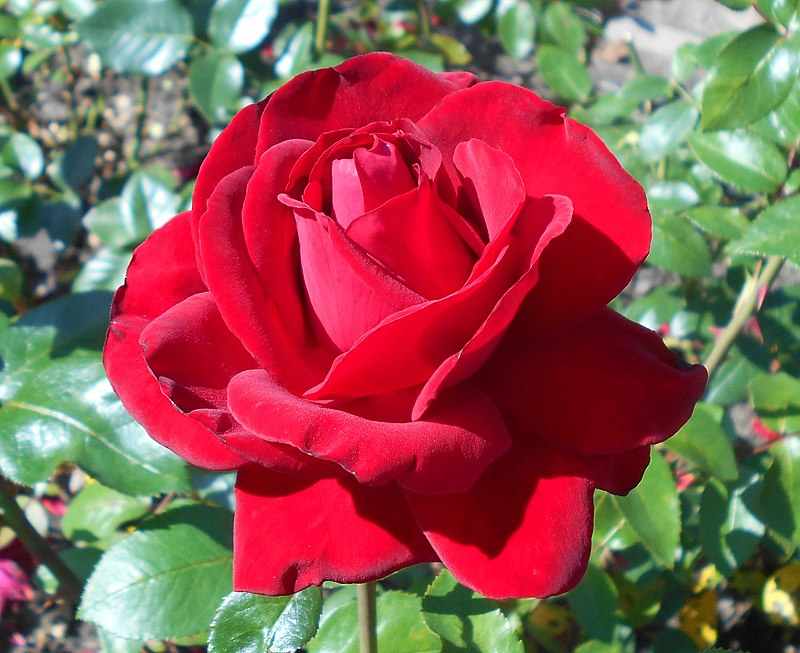
#> input picture Image Processing/standard_test_images/rose.png, 800 x 653 px
$ python fuzzycolor.py
#> lines starting #> are read from the running program, lines starting #| are printed output that depends on the picture; after the words box and inside, x2 and y2 are one past the last pixel; in counts of white or black regions, pixels touching at a corner belong together
#> `hsv = cv2.cvtColor(image, cv2.COLOR_BGR2HSV)`: hsv: shape (653, 800, 3) float32; mean H, S, V 224.4, 0.6, 0.6
import cv2
import numpy as np

colors = {"red": 1.0, "yellow": np.exp(1j * np.pi / 3),
          "green": np.exp(1j * 2 * np.pi / 3), "cyan": np.exp(1j * np.pi),
          "blue": np.exp(1j * 4 * np.pi / 3), "magenta": np.exp(1j * 5 * np.pi / 3),
          "purple": np.exp(1j * 4.8328), "orange": np.exp(1j * np.pi / 6)}


def triangular(z, center):
#> called with center = 0
    x = np.zeros(z.shape)
    condition = np.logical_and(z >= center - 60.0, z <= center + 60.0)
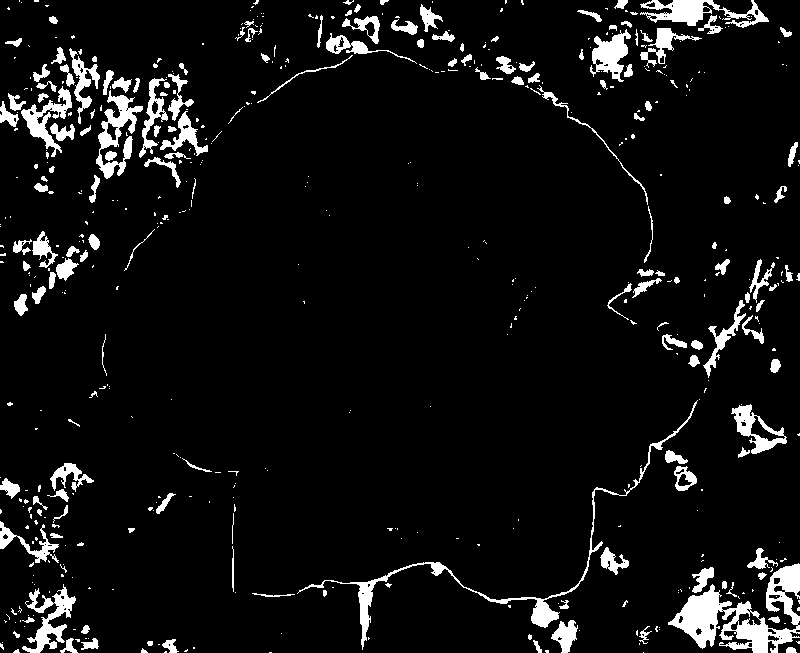
#> condition: shape (653, 800) bool; 6.8% white; 523 white regions (364 under 20 px), largest, box (x1, y1, x2, y2) and area: (668, 563, 800, 653) 4650, (297, 400, 698, 650) 2464, (640, 0, 769, 28) 1559
    x[condition] = 1.0 - np.abs((z[condition] - center)) / 60.0
    return x


def mu(z, center):
    return np.maximum(triangular(z, center), triangular(z - 360.0, center))
#> in triangular (call 2), `x = np.zeros(z.shape)`: x: shape (653, 800) float64; every value is 0
#> in triangular (call 2), `condition = np.logical_and(z >= center - 60.0, z <= center + 60.0)`: condition: shape (653, 800) bool; 45.6% white; 429 white regions (397 under 20 px), largest, box (x1, y1, x2, y2) and area: (103, 51, 709, 600) 231629, (0, 536, 45, 653) 2508, (39, 496, 67, 519) 396


def change_color(z, color=["red", "yellow", "green", "cyan", "blue", "magenta"]):
    x = mu(z, 0) * colors[color[0]] + mu(z, 60) * colors[color[1]] + \
        mu(z, 120) * colors[color[2]] + mu(z, 180) * colors[color[3]] + \
        mu(z, 240) * colors[color[4]] + mu(z, 300) * colors[color[5]]
#> in triangular (call 3), `condition = np.logical_and(z >= center - 60.0, z <= center + 60.0)`: condition: shape (653, 800) bool; 27.5% white; 403 white regions (303 under 20 px), largest, box (x1, y1, x2, y2) and area: (145, 343, 800, 653) 55838, (496, 0, 800, 378) 41697, (0, 8, 213, 188) 14027
#> in triangular (call 4), `condition = np.logical_and(z >= center - 60.0, z <= center + 60.0)`: condition: shape (653, 800) bool; every value is 0
#> in triangular (call 5), `condition = np.logical_and(z >= center - 60.0, z <= center + 60.0)`: condition: shape (653, 800) bool; 41.9% white; 317 white regions (256 under 20 px), largest, box (x1, y1, x2, y2) and area: (0, 0, 800, 653) 213663, (713, 0, 753, 12) 353, (154, 74, 179, 101) 277
#> in triangular (call 7), `condition = np.logical_and(z >= center - 60.0, z <= center + 60.0)`: condition: shape (653, 800) bool; 27.2% white; 329 white regions (183 under 20 px), largest, box (x1, y1, x2, y2) and area: (0, 114, 261, 653) 52667, (0, 0, 321, 147) 21473, (556, 451, 795, 653) 13467
#> in triangular (call 9), `condition = np.logical_and(z >= center - 60.0, z <= center + 60.0)`: condition: shape (653, 800) bool; 5.8% white; 494 white regions (330 under 20 px), largest, box (x1, y1, x2, y2) and area: (16, 250, 115, 339) 3438, (0, 199, 96, 274) 2436, (107, 33, 187, 86) 1911
#> in triangular (call 9), `x[condition] = 1.0 - np.abs((z[condition] - center)) / 60.0`: x: shape (653, 800) float64; min 0, max 1, mean 0.0179
#> in triangular (call 11), `condition = np.logical_and(z >= center - 60.0, z <= center + 60.0)`:
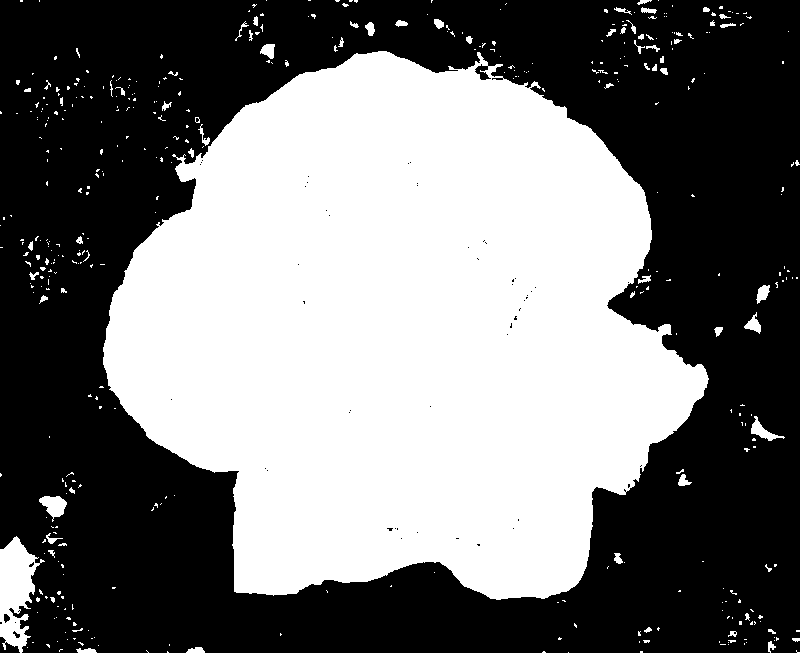
#> condition: shape (653, 800) bool; 46% white; 432 white regions (365 under 20 px), largest, box (x1, y1, x2, y2) and area: (103, 51, 709, 600) 232124, (0, 536, 45, 653) 2868, (39, 496, 67, 522) 404
#> in triangular (call 11), `x[condition] = 1.0 - np.abs((z[condition] - center)) / 60.0`:
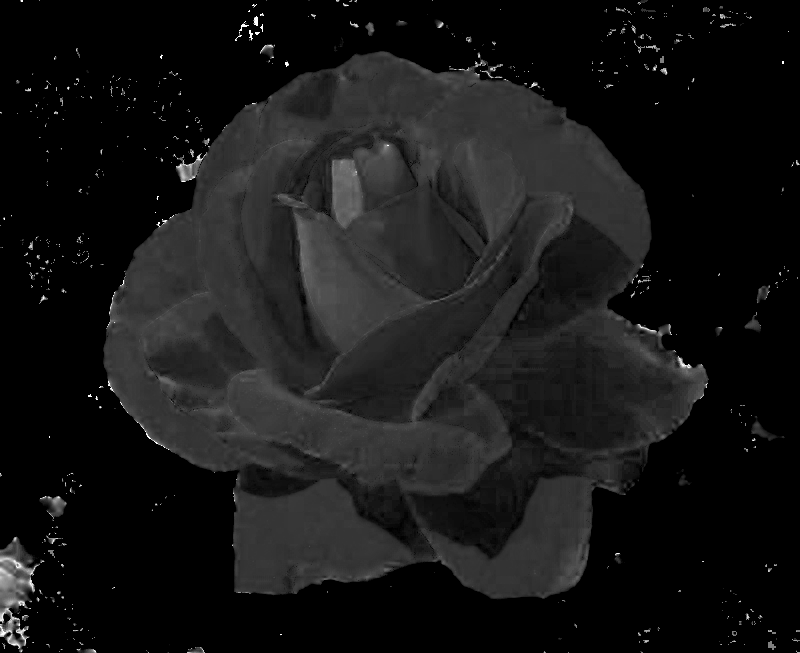
#> x: shape (653, 800) float64; min 0, max 1, mean 0.0885
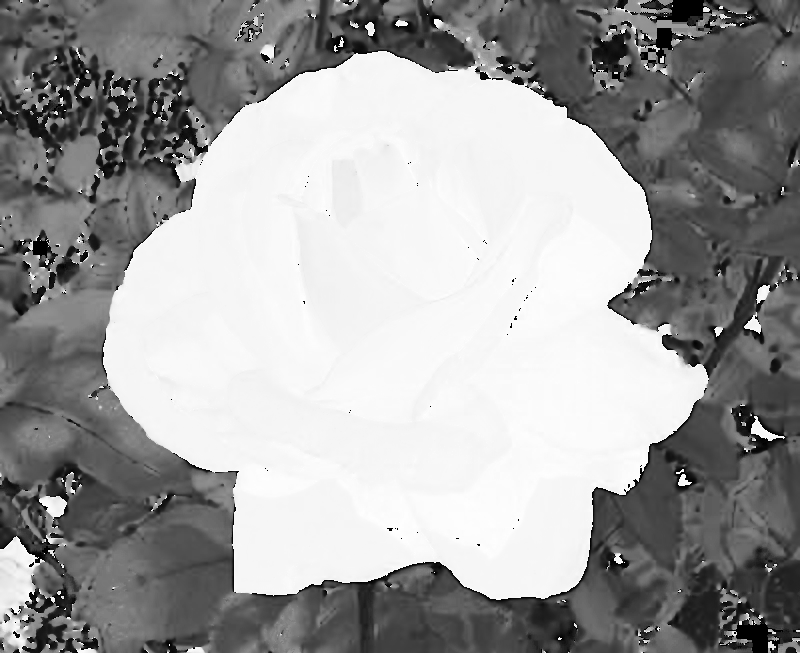
#> z: shape (653, 800) float32; min 0, max 359.6, mean 224.6; drawn with min black and max white
    return np.float32((np.angle(x) % (2 * np.pi)) * 180.0 / np.pi)
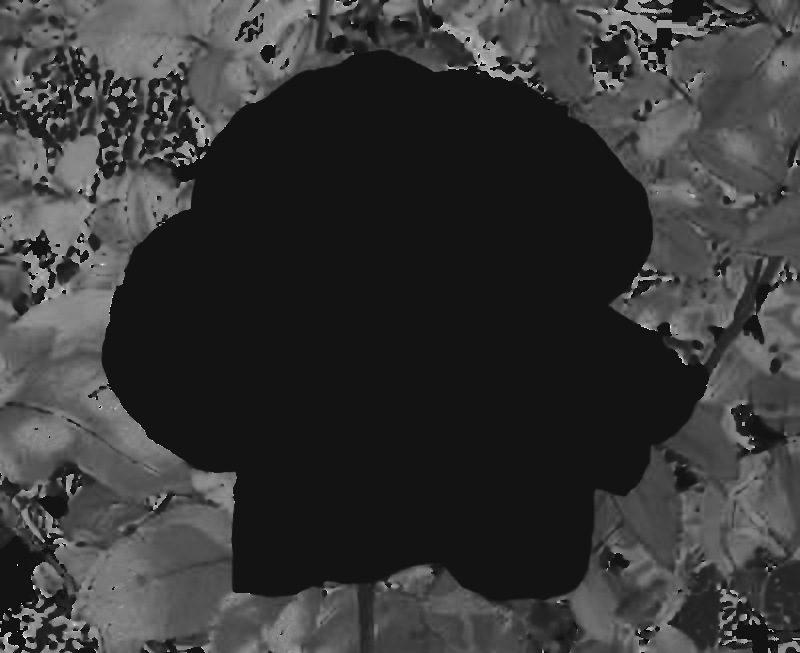
#> returned value: shape (653, 800) float32; min 2.67, max 355.7, mean 80.1; drawn with min black and max white


COLORS = ["orange", "yellow", "green", "cyan", "blue", "orange"]

image = np.float32(cv2.imread("standard_test_images/rose.png") / 255.0)
hsv = cv2.cvtColor(image, cv2.COLOR_BGR2HSV)
hsv[:, :, 0] = change_color(hsv[:, :, 0], COLORS)
#> hsv: shape (653, 800, 3) float32; mean H, S, V 80.2, 0.6, 0.6
color_change = cv2.cvtColor(hsv, cv2.COLOR_HSV2BGR)
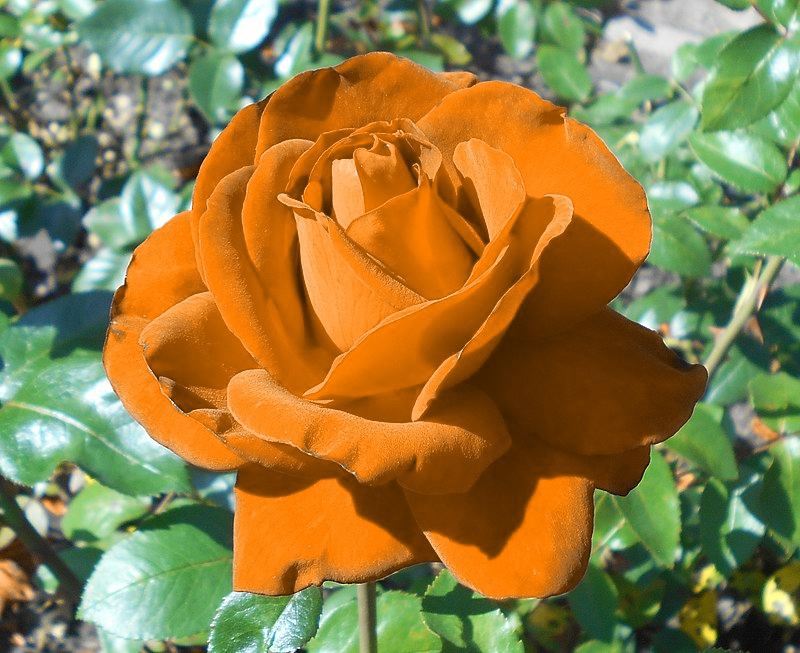
#> color_change: shape (653, 800, 3) float32; mean B, G, R 0.266, 0.488, 0.564
cv2.imshow("Color Change", np.concatenate((image, color_change), axis=1))
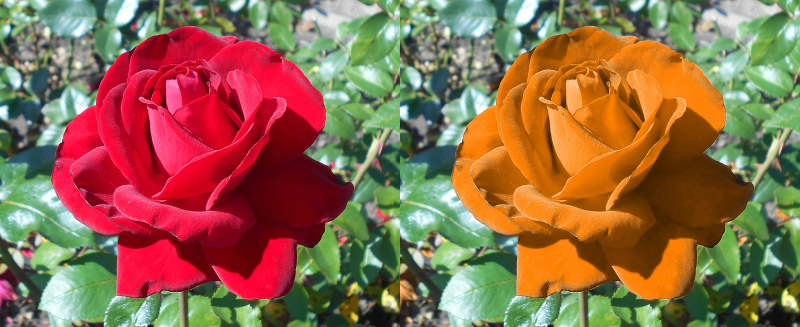
#> window 'Color Change': shape (653, 1600, 3) float32 (shown at 1/2 size); mean B, G, R 0.295, 0.413, 0.564
cv2.waitKey(0)
cv2.destroyAllWindows()

$ run again, with Image Processing/standard_test_images/berries.png copied over Image Processing/standard_test_images/rose.png
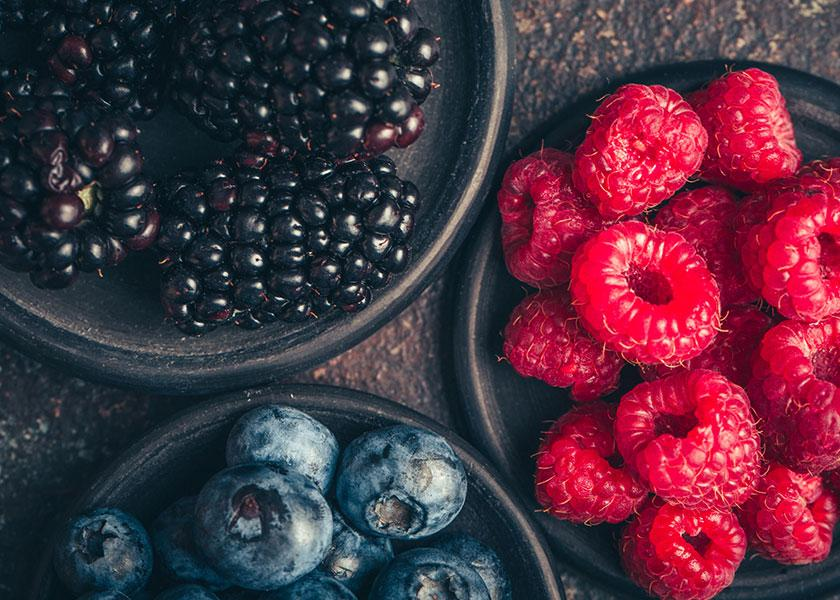
#> input picture Image Processing/standard_test_images/berries.png, 840 x 600 px
#> in triangular, `condition = np.logical_and(z >= center - 60.0, z <= center + 60.0)`:
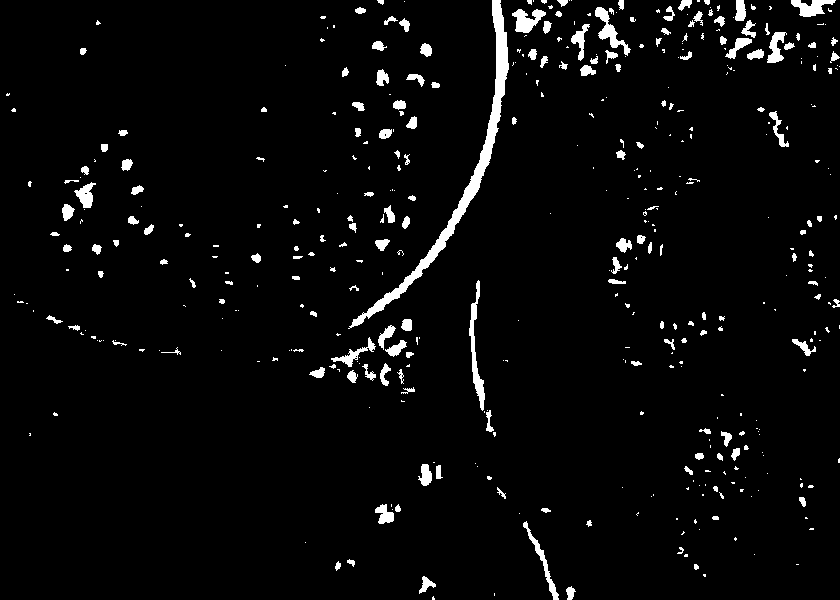
#> condition: shape (600, 840) bool; 3.6% white; 438 white regions (269 under 20 px), largest, box (x1, y1, x2, y2) and area: (348, 0, 509, 329) 3560, (469, 280, 485, 411) 661, (595, 7, 631, 56) 508
#> condition: shape (600, 840) bool; 31.6% white; 435 white regions (322 under 20 px), largest, box (x1, y1, x2, y2) and area: (497, 64, 840, 600) 139780, (313, 289, 427, 402) 3808, (348, 105, 425, 166) 1665
#> condition: shape (600, 840) bool; 3.9% white; 433 white regions (254 under 20 px), largest, box (x1, y1, x2, y2) and area: (348, 0, 509, 329) 3566, (469, 280, 485, 411) 666, (417, 459, 445, 490) 605
#> condition: shape (600, 840) bool; every value is 0
#> condition: shape (600, 840) bool; 1.1% white; 389 white regions (345 under 20 px), largest, box (x1, y1, x2, y2) and area: (405, 455, 454, 501) 1087, (292, 512, 319, 550) 634, (285, 442, 322, 467) 387
#> condition: shape (600, 840) bool; 61% white; 286 black regions (144 under 20 px), largest, box (x1, y1, x2, y2) and area: (496, 64, 840, 600) 144325, (511, 0, 840, 87) 16163, (308, 289, 433, 410) 6633
#> condition: shape (600, 840) bool; 63.7% white; 326 black regions (178 under 20 px), largest, box (x1, y1, x2, y2) and area: (497, 64, 840, 600) 142725, (309, 289, 427, 403) 5334, (333, 0, 509, 336) 4272
#> condition: shape (600, 840) bool; 36% white; 423 white regions (276 under 20 px), largest, box (x1, y1, x2, y2) and area: (496, 64, 840, 600) 141880, (511, 0, 840, 87) 12346, (308, 286, 434, 410) 5598
#> `cv2.imshow("Color Change", np.concatenate((image, color_change), axis=..`:
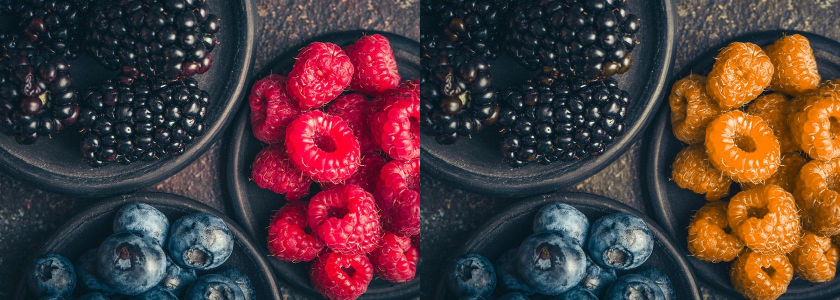
#> window 'Color Change': shape (600, 1680, 3) float32 (shown at 1/2 size); mean B, G, R 0.232, 0.23, 0.318
